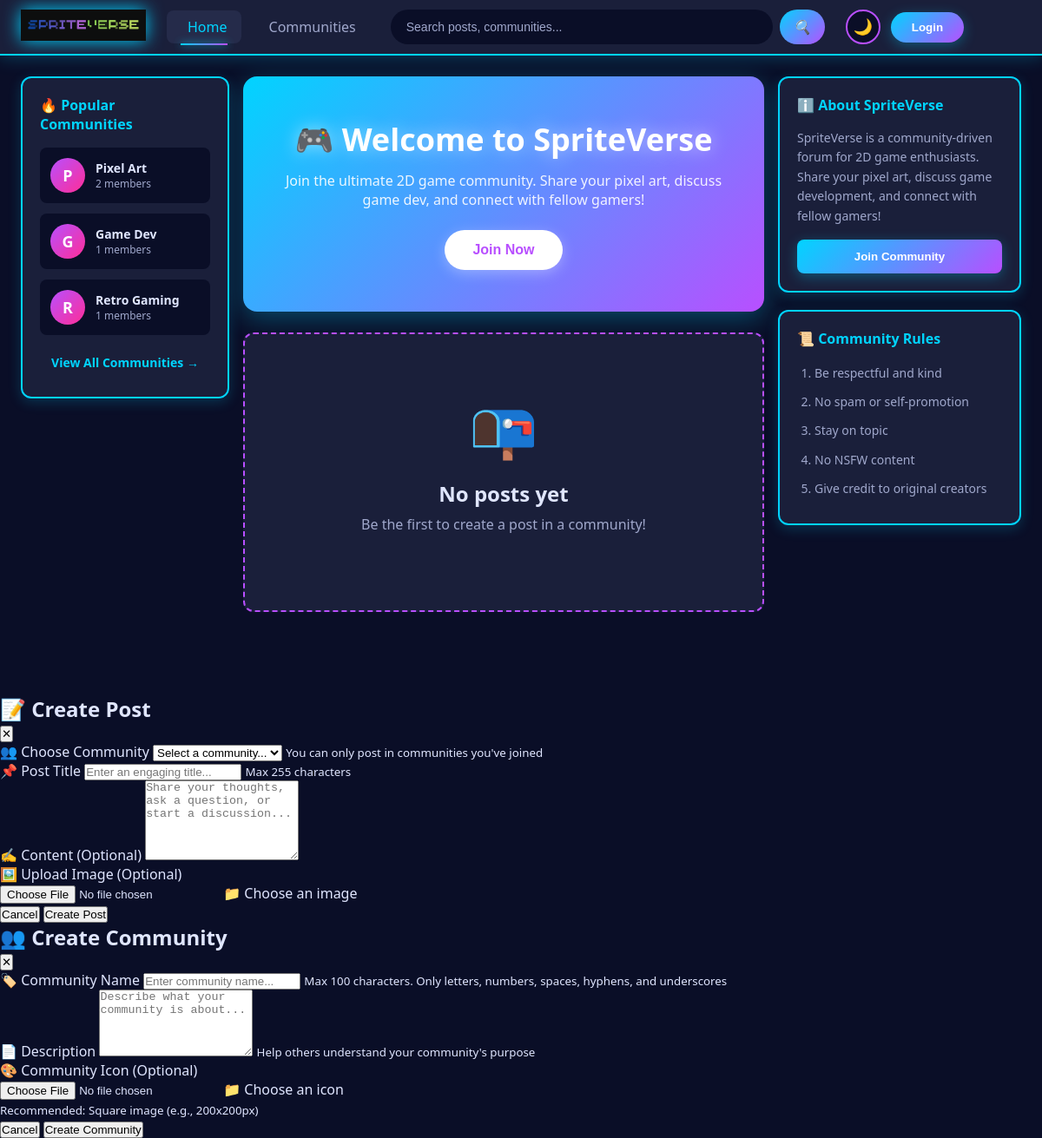
The page / on the database its author committed.
### tables this page shows
CREATE TABLE communities (
    id INT AUTO_INCREMENT PRIMARY KEY,
    name VARCHAR(100) UNIQUE NOT NULL,
    description TEXT,
    icon_url VARCHAR(255) DEFAULT NULL,
    created_by INT NOT NULL,
    created_at TIMESTAMP DEFAULT CURRENT_TIMESTAMP,
    FOREIGN KEY (created_by) REFERENCES users(id) ON DELETE CASCADE,
    INDEX idx_name (name)
);

### config.php (called while the page is built, shortened)
<?php
function isLoggedIn() {
  return isset($_SESSION['user_id']);
}
?>

### index.php (the view, shortened to what this page needs)
<?php
require_once 'config.php';
$posts = [];
$communityQuery = "SELECT
                    c.id,
                    c.name,
                    c.description,
                    c.icon_url,
                    COUNT(cm.id) as member_count
                   FROM communities c
                   LEFT JOIN community_members cm ON c.id = cm.community_id
                   GROUP BY c.id
                   ORDER BY member_count DESC
                   LIMIT 5";
$communityResult = $conn->query($communityQuery);
$popularCommunities = [];
if ($communityResult) {
    while ($row = $communityResult->fetch_assoc()) {
        $popularCommunities[] = $row;
    }
}
?>
<!DOCTYPE html>
<html lang="en">
<head>
    <link rel="stylesheet" href="css/navbar.css">
    <link rel="stylesheet" href="css/feed.css">
</head>
<body <?php echo isLoggedIn() ? 'data-logged-in="true"' : 'data-logged-in="false"'; ?>>
    <?php include 'navbar.php'; ?>
    <main class="main-container">
        <aside class="sidebar sidebar-left">
            <div class="sidebar-card">
                <h3 class="sidebar-title">🔥 Popular Communities</h3>
                <div class="community-list">
                    <?php if (!empty($popularCommunities)): ?>
                        <?php foreach ($popularCommunities as $community): ?>
                            <a href="community.php?id=<?php echo $community['id']; ?>" class="community-item">
                                <div class="community-icon">
                                    <?php if ($community['icon_url']): ?>
                                        <img src="<?php echo htmlspecialchars($community['icon_url']); ?>" alt="<?php echo htmlspecialchars($community['name']); ?>">
                                    <?php else: ?>
                                        <span class="icon-placeholder">
                                            <?php echo strtoupper(substr($community['name'], 0, 1)); ?>
                                        </span>
                                    <?php endif; ?>
                                </div>
                                <div class="community-info">
                                    <div class="community-name"><?php echo htmlspecialchars($community['name']); ?></div>
                                    <div class="community-members"><?php echo number_format($community['member_count']); ?> members</div>
                                </div>
                            </a>
                        <?php endforeach; ?>
                    <?php else: ?>
                        <p class="empty-state">No communities yet</p>
                    <?php endif; ?>
                </div>
                <a href="communities.php" class="view-all-btn">View All Communities →</a>
            </div>
        </aside>
        <section class="feed-content">
            <?php if (!isLoggedIn()): ?>
                <div class="welcome-banner">
                    <h1>🎮 Welcome to SpriteVerse</h1>
                    <p>Join the ultimate 2D game community. Share your pixel art, discuss game dev, and connect with fellow gamers!</p>
                    <button class="cta-btn" onclick="window.location.href='auth.php'">
                        Join Now
                    </button>
                </div>
            <?php endif; ?>
            <div class="posts-container">
                <?php if (!empty($posts)): ?>
                    <?php foreach ($posts as $post): ?>
                        <article class="post-card">
                            <div class="post-header">
                                <div class="post-community">
                                    <a href="community.php?id=<?php echo $post['community_id']; ?>" class="community-badge">
                                        c/<?php echo htmlspecialchars($post['community_name']); ?>
                                    </a>
                                </div>
                                <div class="post-meta">
                                    <a href="profile.php?username=<?php echo urlencode($post['username']); ?>" class="post-author">
                                        u/<?php echo htmlspecialchars($post['username']); ?>
                                    </a>
                                    <span class="post-dot">•</span>
                                    <span class="post-time"><?php echo timeAgo($post['created_at']); ?></span>
                                </div>
                            </div>
                            <div class="post-body">
                                <h2 class="post-title">
                                    <a href="post.php?id=<?php echo $post['id']; ?>">
                                        <?php echo htmlspecialchars($post['title']); ?>
                                    </a>
                                </h2>
                                <?php if ($post['content']): ?>
                                    <p class="post-content"><?php echo nl2br(htmlspecialchars($post['content'])); ?></p>
                                <?php endif; ?>
                                <?php if ($post['image_url']): ?>
                                    <div class="post-image">
                                        <img src="<?php echo htmlspecialchars($post['image_url']); ?>" alt="Post image" loading="lazy">
                                    </div>
                                <?php endif; ?>
                            </div>
                            <div class="post-actions">
                                <button class="action-btn upvote-btn" data-post-id="<?php echo $post['id']; ?>">
                                    <span class="icon">⬆️</span>
                                    <span class="count"><?php echo number_format($post['vote_count']); ?></span>
                                </button>
                                <button class="action-btn comment-btn" onclick="window.location.href='post.php?id=<?php echo $post['id']; ?>'">
                                    <span class="icon">💬</span>
                                    <span class="count"><?php echo number_format($post['comment_count']); ?></span>
                                </button>
                                <button class="action-btn share-btn">
                                    <span class="icon">🔗</span>
                                    <span>Share</span>
                                </button>
                            </div>
                        </article>
                    <?php endforeach; ?>
                <?php else: ?>
                    <div class="empty-state-card">
                        <div class="empty-icon">📭</div>
                        <h3>No posts yet</h3>
                        <p>Be the first to create a post in a community!</p>
                    </div>
                <?php endif; ?>
            </div>
        </section>
        <aside class="sidebar sidebar-right">
            <div class="sidebar-card">
                <h3 class="sidebar-title">ℹ️ About SpriteVerse</h3>
                <p class="about-text">
                    SpriteVerse is a community-driven forum for 2D game enthusiasts.
                    Share your pixel art, discuss game development, and connect with fellow gamers!
                </p>
                <?php if (!isLoggedIn()): ?>
                    <button class="sidebar-btn" onclick="window.location.href='auth.php'">
                        Join Community
                    </button>
                <?php endif; ?>
            </div>
            <div class="sidebar-card">
                <h3 class="sidebar-title">📜 Community Rules</h3>
                <ol class="rules-list">
                    <li>Be respectful and kind</li>
                    <li>No spam or self-promotion</li>
                    <li>Stay on topic</li>
                    <li>No NSFW content</li>
                    <li>Give credit to original creators</li>
                </ol>
            </div>
        </aside>
    </main>
    <div class="modal-overlay" id="createPostModal">
      <div class="modal-container">
        <div class="modal-header">
          <h2 class="modal-title">📝 Create Post</h2>
          <button class="modal-close" onclick="closeCreatePostModal()">✕</button>
        </div>
        <form id="createPostForm" onsubmit="handleCreatePost(event)" enctype="multipart/form-data">
          <div class="modal-body">
            <div class="form-group">
              <label for="post_community" class="form-label">
                <span class="label-icon">👥</span>
                Choose Community
              </label>
              <select id="post_community" name="community_id" class="form-input" required>
                <option value="">Select a community...</option>
              </select>
              <small class="input-hint">You can only post in communities you've joined</small>
            </div>
            <div class="form-group">
              <label for="post_title" class="form-label">
                <span class="label-icon">📌</span>
                Post Title
              </label>
              <input
                type="text"
                id="post_title"
                name="title"
                class="form-input"
                placeholder="Enter an engaging title..."
                maxlength="255"
                required
              >
              <small class="input-hint">Max 255 characters</small>
            </div>
            <div class="form-group">
              <label for="post_content" class="form-label">
                <span class="label-icon">✍️</span>
                Content (Optional)
              </label>
              <textarea
                id="post_content"
                name="content"
                class="form-textarea"
                placeholder="Share your thoughts, ask a question, or start a discussion..."
                rows="6"
              ></textarea>
            </div>
            <div class="form-group">
              <label for="post_image" class="form-label">
                <span class="label-icon">🖼️</span>
                Upload Image (Optional)
              </label>
              <div class="file-input-wrapper">
                <input
                  type="file"
                  id="post_image"
                  name="image"
                  class="file-input"
                  accept="image/*"
                  onchange="previewImage(event)"
                >
                <label for="post_image" class="file-input-label">
                  <span class="file-icon">📁</span>
                  <span class="file-text">Choose an image</span>
                </label>
              </div>
            </div>
          </div>
          <div class="modal-footer">
            <button type="button" class="btn-secondary" onclick="closeCreatePostModal()">
              Cancel
            </button>
            <button type="submit" class="btn-primary" id="createPostSubmitBtn">
              <span class="btn-text">Create Post</span>
            </button>
          </div>
        </form>
      </div>
    </div>
    <div class="modal-overlay" id="createCommunityModal">
      <div class="modal-container">
        <div class="modal-header">
          <h2 class="modal-title">👥 Create Community</h2>
          <button class="modal-close" onclick="closeCommunityModal()">✕</button>
        </div>
        <form id="createCommunityForm" onsubmit="handleCreateCommunity(event)" enctype="multipart/form-data">
          <div class="modal-body">
            <div class="form-group">
              <label for="community_name" class="form-label">
                <span class="label-icon">🏷️</span>
                Community Name
              </label>
              <input
                type="text"
                id="community_name"
                name="name"
                class="form-input"
                placeholder="Enter community name..."
                maxlength="100"
                pattern="[a-zA-Z0-9 _-]+"
                title="Only letters, numbers, spaces, hyphens, and underscores allowed"
                required
              >
              <small class="input-hint">Max 100 characters. Only letters, numbers, spaces, hyphens, and underscores</small>
            </div>
            <div class="form-group">
              <label for="community_description" class="form-label">
                <span class="label-icon">📄</span>
                Description
              </label>
              <textarea
                id="community_description"
                name="description"
                class="form-textarea"
                placeholder="Describe what your community is about..."
                rows="5"
                required
              ></textarea>
              <small class="input-hint">Help others understand your community's purpose</small>
            </div>
            <div class="form-group">
              <label for="community_icon" class="form-label">
                <span class="label-icon">🎨</span>
                Community Icon (Optional)
              </label>
              <div class="file-input-wrapper">
                <input
                  type="file"
                  id="community_icon"
                  name="icon"
                  class="file-input"
                  accept="image/*"
                  onchange="previewCommunityIcon(event)"
                >
                <label for="community_icon" class="file-input-label">
                  <span class="file-icon">📁</span>
                  <span class="file-text-community">Choose an icon</span>
                </label>
              </div>
              <small class="input-hint">Recommended: Square image (e.g., 200x200px)</small>
            </div>
          </div>
          <div class="modal-footer">
            <button type="button" class="btn-secondary" onclick="closeCommunityModal()">
              Cancel
            </button>
            <button type="submit" class="btn-primary" id="createCommunitySubmitBtn">
              <span class="btn-text">Create Community</span>
            </button>
          </div>
        </form>
      </div>
    </div>
</body>
</html>

### rows shown on the page
communities: name "P", name "Pixel Art", member_count "2"
communities: name "G", name "Game Dev", member_count "1"
communities: name "R", name "Retro Gaming", member_count "1"
